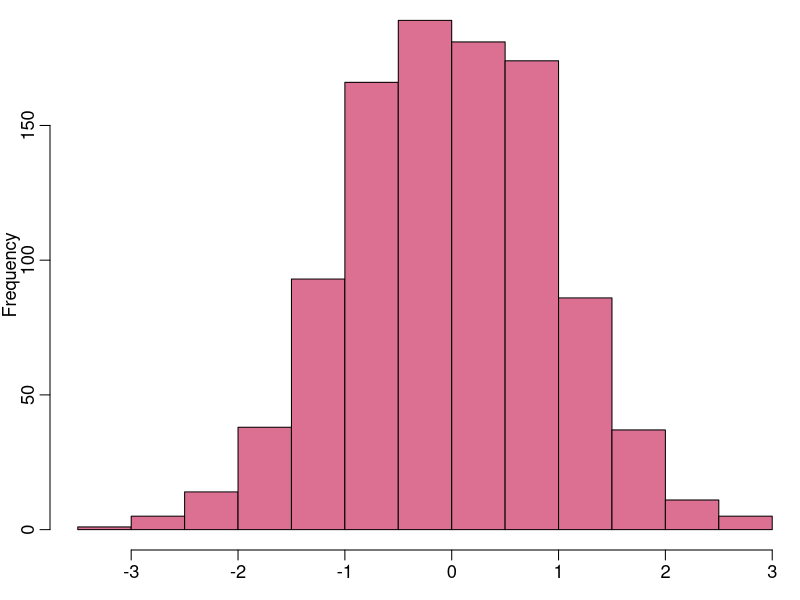
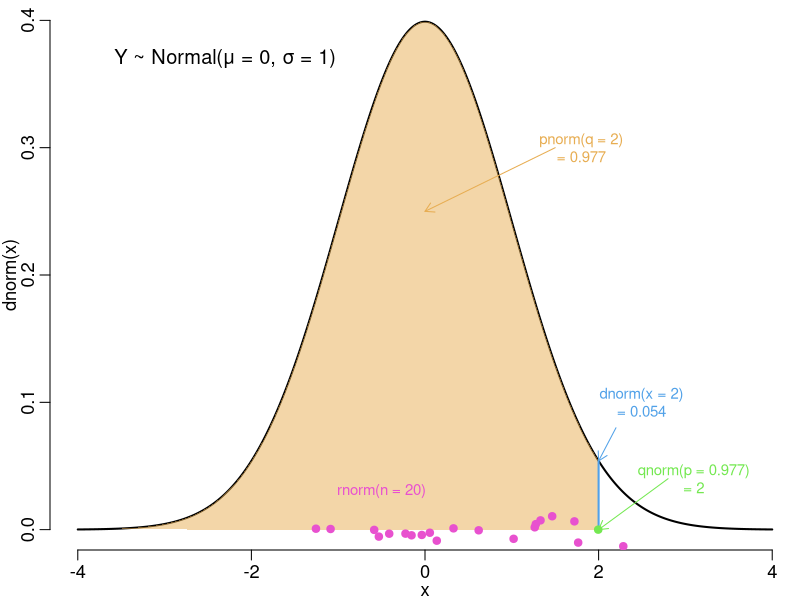
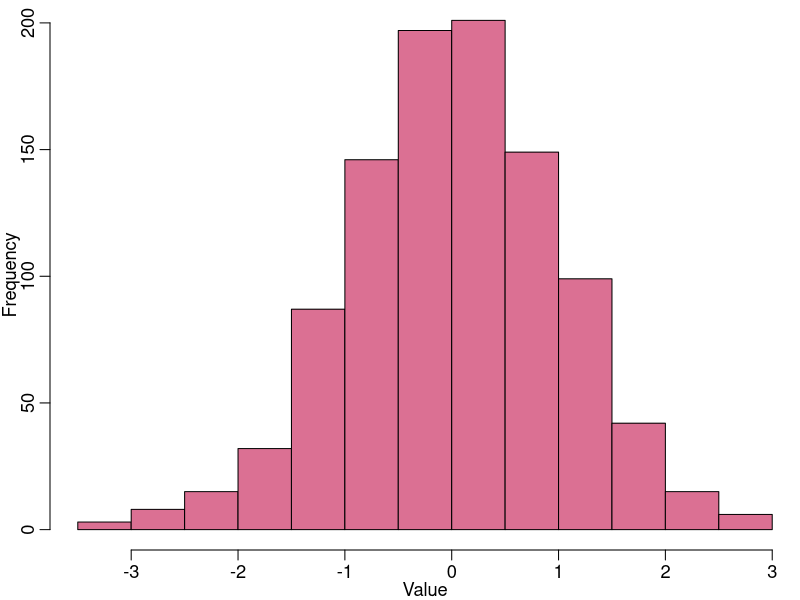
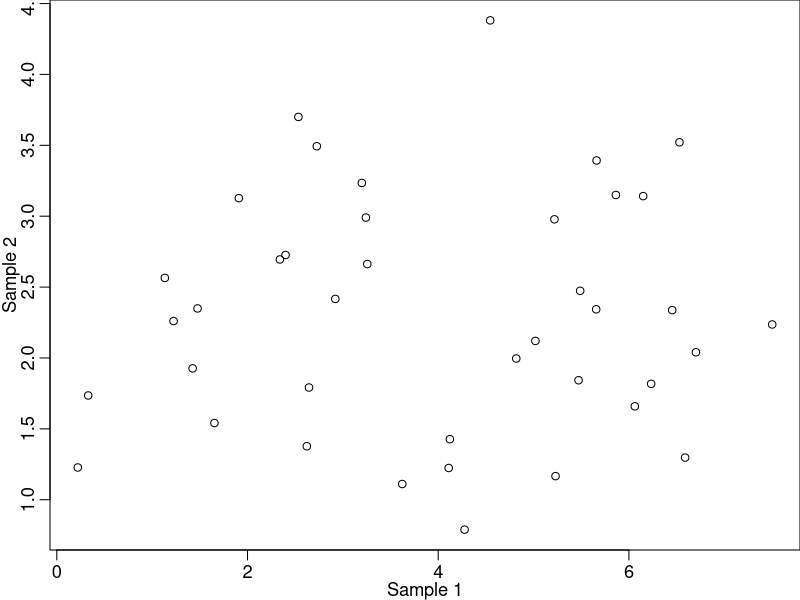
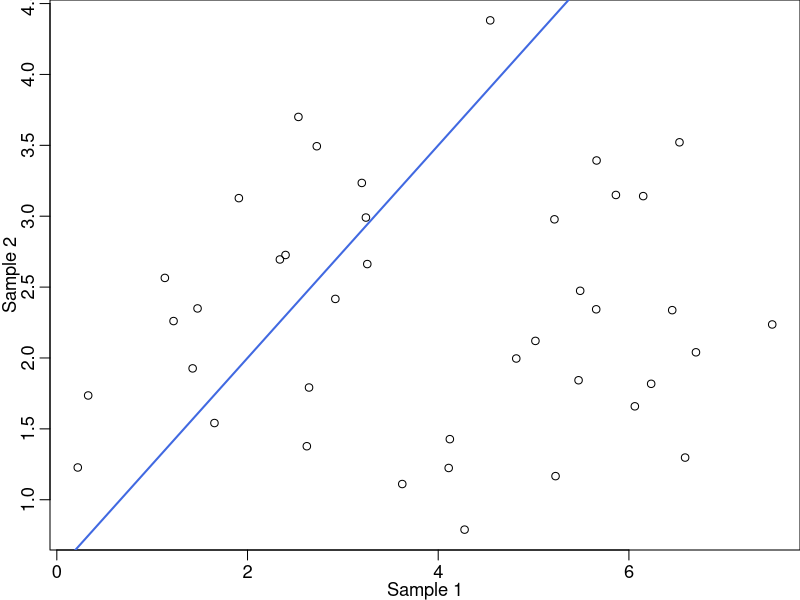
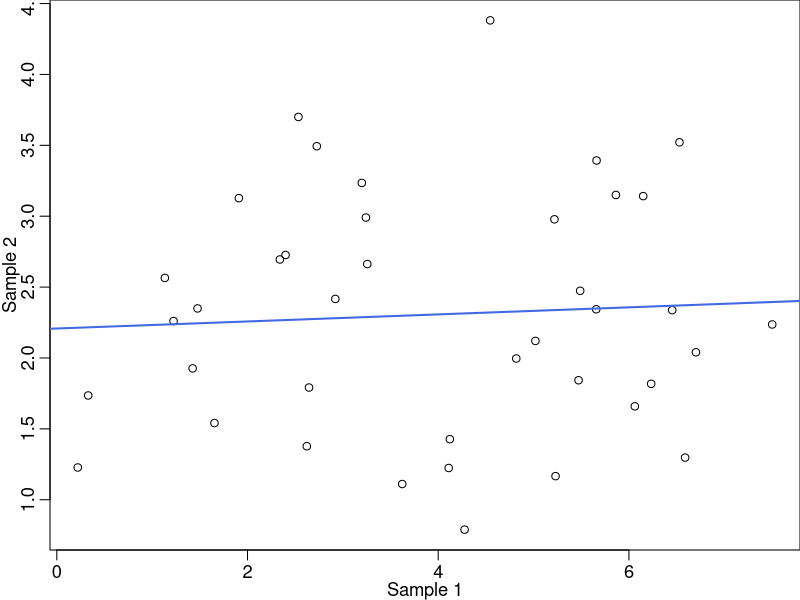
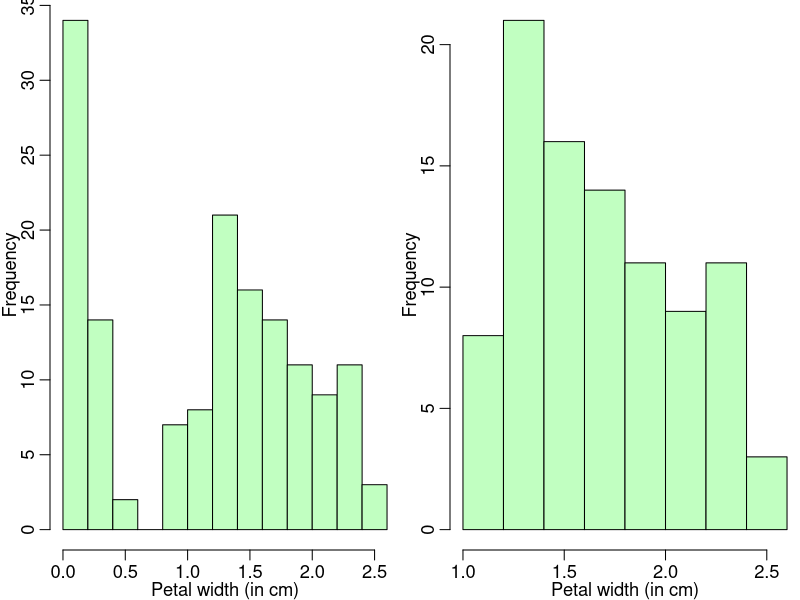

These figures' R source, in order: (Note: this script raises an error after producing the figures.)
## ---- chunk 1
library(knitr)
opts_knit$set(global.par = TRUE)
## ---- chunk 2
1105 / 4
3^2
10 %% 7
## ---- chunk 3
7 == 4
3 > 2
3 < 2 & 7 != 4
## ---- chunk 4
a <- (14 + 185)^2
a
## ---- chunk 5
5 + 5  # this adds five and five 
# 10 + 10 this does not add ten and ten
## ---- chunk 6
a <- 8 * 5
b <- 2 * 10
d <- a * b
d
# this is equivalent to: 
d <- 8 * 5 * 2 * 10
d
## ---- chunk 7
b <- c(3.24, 4.57, 5.03)
b
z <- c(8, 4, 2, 1, 1)
z
## ---- chunk 8
pets <- c("dog", "cat", "bird", "fish")
pets
## ---- chunk 9
# make objects 
a <- sqrt(4 * 7)
b <- c(2, 5)
g <- 19 / 2
# combine
d <- c(a, b, g)
d
## ---- chunk 10
x <- 1:10
x
## ---- chunk 11
x <- seq(from = 0, to = 20, by = 2)
x
## ---- chunk 12
height <- c(76, 72, 74, 74, 78)
height
height[5]  # extract the 5th element in the vector 
## ---- chunk 13
height <- c(76, 72, 74, 74, 78)
height[-1]
height[-c(2, 4)]
## ---- chunk 14
temp <- c(monday = 28.1, tuesday = 28.5, wednesday = 29.0, 
          thursday = 30.1, friday = 30.2)
temp
temp["wednesday"]
temp[3]
## ---- chunk 15
y <- 5:50
y[y <= 10]   # extract elements less than or equal to 10
y[y < 10 & y != 5]   # extract elements less than 10 that are not equal to 5
## ---- chunk 16
seq(1, 10, 1)
seq(from = 1, to = 10, by = 1)
## ---- chunk 17
sum(c(3, 4, 5))
## ---- chunk 18
mean(seq(5, 100, 5))
## ---- chunk 19
x <- seq(5, 100, 5)
# use the vector x as the input to the mean function
mean(x)
## ---- chunk 20
help(mean)
?mean  # same as help(mean) 
??robust  # search for help files containing "robust"
## ---- chunk 21
library(ggplot2)  # no quotation marks needed
require(ggplot2)
## ---- chunk 22
theme_set(theme(plot.margin = unit(c(0, 0, 0, 0), "mm"), plot.background = element_blank(), text = element_text(size = 16)))
## ---- chunk 23
norm <- rnorm(n = 1000, mean = 0, sd = 1)
head(norm)
## ---- chunk 24
par(mfrow = c(1, 1), mar = c(2.5, 2.5, 0, 0), mgp = c(1.5, 0.6, 0), cex.main = 1.1, cex.axis = 1.1, cex.lab = 1.1)
hist(norm, col = "palevioletred", main = "", xlab = "", ylab = "Frequency")
## ---- chunk 25
library(scales)
samp.size <- 1000
sn.quant <- seq(-4, 4, 0.01)
sn.yvals <- dnorm(x = sn.quant)
sn.samp20 <- rnorm(n = 20)
sn.xvals2 <- c(seq(-4, 2, 0.01), 2)
sn.yvals2 <- dnorm(x = sn.xvals2)
sn.yvals2[length(sn.yvals2)] <- 0
sn.d2 <- dnorm(x = 2)
sn.quant2 <- qnorm(p = 0.977)
plot(x = sn.quant, y = sn.yvals, type = "n", xlim = c(-4, 4), ylim = c(0, 0.4), xlab = "x", ylab = "dnorm(x)", bty = "n")
lines(x = sn.quant, y = sn.yvals, type = "l", lwd = 2, col = "#000000")
polygon(x = sn.xvals2, y = sn.yvals2, col = alpha("#E7AD52", 0.5), border = NA)
lines(x = c(2, 2), y = c(0, sn.d2), lwd = 2, col = "#51A1E8")
points(x = sn.samp20, y = rnorm(n = 20, mean = 0, sd = 0.005), cex = 1, pch = 19, col = "#E851CF")
points(x = sn.quant2, y = 0, cex = 1, pch = 19, col = "#74E851")
text(x = -2.3, y = 0.37, labels = "Y ~ Normal(μ = 0, σ = 1)", col = "#000000", cex = 1.2)
text(x = 1.8, y = 0.3, labels = "pnorm(q = 2)\n= 0.977", col = "#E7AD52", cex = 0.9)
text(x = -0.5, y = 0.03, labels = "rnorm(n = 20)", col = "#E851CF", cex = 0.9)
text(x = sn.quant2 + 0.5, y = 0.1, labels = "dnorm(x = 2)\n= 0.054", col = "#51A1E8", cex = 0.9)
text(x = sn.quant2 + 1.1, y = 0.04, labels = "qnorm(p = 0.977)\n= 2", col = "#74E851", cex = 0.9)
arrows(x0 = 1.5, y0 = 0.3, x1 = 0, y1 = 0.25, col = "#E7AD52", lwd = 1, length = 0.1)
arrows(x0 = 2.2, y0 = 0.08, x1 = 2, y1 = sn.d2, col = "#51A1E8", lwd = 1, length = 0.1)
arrows(x0 = 2.8, y0 = 0.04, x1 = 2, y1 = 0, col = "#74E851", lwd = 1, length = 0.1)
## ---- chunk 26
sample <- rnorm(1000)
hist(sample, col = "palevioletred", main = "", xlab = "Value", 
     ylab = "Frequency")
## ---- chunk 27
x <- 1:50
sample(x, size = 20)  # sample without replacement
sample(x, size = 20, replace = TRUE)  # sample with replacement
## ---- chunk 28
# random sample from a normal dist
sample1 <- rnorm(n = 40, mean = 4, sd = 2)
# random sample from a different normal dist
sample2 <- rnorm(n = 40, mean = 2, sd = 1)
plot(x = sample1, y = sample2, xlab = "Sample 1", ylab = "Sample 2")
## ---- chunk 29
plot(sample1, sample2, xlab = "Sample 1", ylab = "Sample 2")
abline(a = 0.5, b = 0.75, lwd = 2, col = "royalblue")
## ---- chunk 30
plot(sample1, sample2, xlab = "Sample 1", ylab = "Sample 2")
abline(lm(sample2 ~ sample1), lwd = 2, col = "royalblue")
## ---- chunk 31
# data frame with measurements of black cherry trees
head(trees)
## ---- chunk 32
head(iris)
## ---- chunk 33
str(iris$Species)
levels(iris$Species)
## ---- chunk 34
exp.df <- data.frame(Individual = 1:4, Treatment = c("D", "C", "D", "C"))
str(exp.df$Treatment)
exp.df$Treatment <- factor(x = exp.df$Treatment, levels = c("D", "C"))
str(exp.df$Treatment)
## ---- chunk 35
head(iris)
## ---- chunk 36
iris[1, 1]  # first row, first column
iris[3, 4]  # third row, fourth column
## ---- chunk 37
iris[2, ]  # subset the entire second row 
iris[, 2]  # subset the entire second column 
## ---- chunk 38
iris[c(5, 7, 9), 1:2]
## ---- chunk 39
iris.p1.sub <- iris[iris$Petal.Width > 1  , ]  
head(iris.p1.sub)
## ---- chunk 40
par(mfrow = c(1, 2))
hist(iris$Petal.Width, col = "darkseagreen1", xlab = "Petal width (in cm)", 
     ylab = "Frequency", main = NULL)
hist(iris.p1.sub$Petal.Width, col = "darkseagreen1", xlab = "Petal width (in cm)", 
     ylab = "Frequency", main = NULL)
par(mfrow = c(1, 1))
## ---- chunk 41
# subset of observations where petal length is equal to 4 cm
iris.p4.sub <- iris[iris$Petal.Length == 4.0,]
head(iris.p4.sub)
## ---- chunk 42
# subset only records from the species Iris versicolor
iris.vers.sub <- iris[iris$Species == "versicolor", ]
head(iris.vers.sub)
## ---- chunk 43
# subset species = versicolor AND petal length greater than 4 cm
iris.sub <- iris[iris$Petal.Length > 4 & iris$Species == "versicolor", ]
head(iris.sub)
## ---- chunk 44
num.df <- data.frame(x = 1:5, y = 6:2)
num.df
## ---- chunk 45
num.df <- data.frame(num.df, z = letters[1:5])
num.df
## ---- chunk 46
num.df$z <- letters[1:5]
num.df
## ---- chunk 47
num.sub <- num.df[, -3]
num.sub
## ---- chunk 48
num.df$z <- NULL
num.df
## ---- chunk 49
num.mat <- matrix(1:9, ncol = 3, nrow = 3)
num.mat
## ---- chunk 50
num.df <- as.data.frame(num.mat)  # convert matrix to df
diag(num.df)  # function fails with df
diag(num.mat)  # works with matrix
## ---- chunk 51
num.mat[2, ]
num.mat[c(2, 3), 2]
## ---- chunk 52
getwd()
## ---- chunk 53
for (i in 1:5) {
    print(i)
}
## ---- chunk 54
test.vec <- seq(0.1, 10, 0.1)  # vector
test.vec[c(2, 6, 9)]  # 1 dimension, no commas
## ---- chunk 55
test.mat <- matrix(data = seq(0.1, 10, 0.1), nrow = 10, ncol = 10)  # matrix
test.mat[6, 6]  # 2 dimensions, 1 comma
test.mat[6, ]
## ---- chunk 56
x <- 1:10
sum(x)  # parentheses call sum() function
(1 + 2) * 3  # parentheses for arithmetic
## ---- chunk 57
for (i in 1:3) {
    print(i)
}
## ---- chunk 58
for (i in 1:4) {
    print(i^2)
}
## ---- chunk 59
x <- 2
for (i in 1:4) {
    x <- x^2
    print(x)
}
## ---- chunk 60
name.vec <- c("Larry", "Curly", "Moe")
for (i in 1:length(name.vec)) {
    print(paste("Hi,", name.vec[i], sep = " "))
}
## ---- chunk 61
# the 1st position in name.vec
name.vec[1]
# combine text and indexed vector
paste("Hi,", name.vec[1], sep = " ") 
## ---- chunk 62
name.vec <- c("Larry", "Curly", "Moe")
for (i in 1:length(name.vec)) {
    print(paste("Hi,", name.vec[i], sep = " "))
}
## ---- chunk 63
for (i in 1:length(name.vec)) {
    paste("Hi,", name.vec[i], sep = " ")
}
## ---- chunk 64
x <- c(1, 2, "blue")
x
typeof(x)
## ---- chunk 65
plant.lst <- list(Mass = seq(0, 0.25, 0.01), Count = 10:20, 
                  Adult = c(TRUE, FALSE, FALSE), 
                  Flower = c("open", "closed", "closed", "open"))
str(plant.lst)
## ---- chunk 66
x <- c(1, 2, 3, 4, 5)
y <- c(3, 6, 8, 10)
test.vec <- c(x, y)  # create a vector
str(test.vec)
test.lst <- list(x, y)  # create a list
str(test.lst)
## ---- chunk 67
test.lst <- list(1:4, c(3.25, 6.75, 8.175, 4.5), 
                 c("apples", "bananas", "oranges", "pears"))
str(test.lst[2])  # returns a list
str(test.lst[[2]])  # returns numbers from list
## ---- chunk 68
test.lst[1] * test.lst[2]  # can't do arithmetic on lists
test.lst[[1]] * test.lst[[2]]  # can do arithmetic on numbers
## ---- chunk 69
test.lst[[2]]  # 2nd element of list 
test.lst[[2]][2]  # 2nd element of 2nd element of list 
## ---- chunk 70
output.vec <- c()  # create an empty vector
x <- rnorm(n = 10, mean = 1, sd = 0.5)
for (i in 1:length(x)) {
    output.vec[i] <- x[i] * 10
}
output.vec
## ---- chunk 71
output.vec <- vector(mode = "numeric", length = 10)
x <- rnorm(n = 10, mean = 1, sd = 0.5)
for (i in 1:length(x)) {
    output.vec[i] <- x[i] * 10
}
output.vec
## ---- chunk 72
if (3 > 2) {
    print("This makes sense")
}
if (3 < 2) {
    print("The world is not how I envisioned")
}
## ---- chunk 73
x <- 1:6
for (i in 1:length(x)) {
    if (x[i] > 3) {
        print(paste(x[i],"is greater than 3"))
    }
    if (x[i] <= 3) {
        print(paste(x[i],"is less than or equal to 3"))
    }
}
## ---- chunk 74
x <- rpois(n = 10, lambda = 1)
output.vec <- vector(mode = "numeric", length = 10)
for (i in 1:length(x)) {
    if (x[i] == 0) {
        output.vec[i] <- -100
    } else {
        output.vec[i] <- x[i]^2
    }
}
output.vec
## ---- chunk 75
x <- 1:8
for (i in 1:length(x)) {
    if (x[i] <= 3) {
        print(paste(x[i],"is less than or equal to 3"))
    } else if (x[i] > 3){
        break
    }
}
## ---- chunk 76
x <- -3:3
for (i in 1:length(x)) {
    if (x[i] <= 0) {
        next
    } else if (x[i] > 0) {
        print(log(x[i]))
    }
}
## ---- chunk 77
M <- matrix(rnorm(9), ncol = 3, nrow = 3)
M
apply(M, 2, median)
## ---- chunk 78
median.vec <- c()
for (i in 1:ncol(M)) {
    median.vec[i] <- median(M[, i])
}
median.vec
## ---- chunk 79
test.lst <- list(1:3, c(1.4, 4.6, 4.2, 2.1), rnorm(4))
sum(test.lst)  # returns an error 
lapply(test.lst, sum)
## ---- chunk 80
# define function
SumTwoValues <- function(x, y) {
    return(x + y)
}
# call function
SumTwoValues(x = 1, y = 3) 
## ---- chunk 81
x <- 2  # x variable defined outside the function
HiddenY <- function() {
    y <- 1  # y variable defined inside the function 
    return(c(x, y))
}
# function looks for x one level above (in global environment)
HiddenY()
## ---- chunk 82
NoReturn <- function(a, b) {
  # x, y, z exist only in function environment
    x <- a + b 
    y <- (a + b)^2
    z <- a / b
}
NoReturn(1, 2)  # doesn't return anything
YesReturn <- function(a, b) {
    x <- a + b 
    y <- (a + b)^2
    z <- a / b
    return(c(x, y, z))
}
YesReturn(1, 2)  # returns x, y, and z
## ---- chunk 83
YesReturn <- function(a, b) {
    x <- a + b 
    y <- (a + b)^2
    z <- a / b
    c(x, y, z)
}
YesReturn(1, 2)
## ---- chunk 84
params <- c(5, 25)
MultAlphaBeta <- function(p) {
    alpha <- p[1]
    beta <- p[2]
    return(alpha * beta)
}
MultAlphaBeta(params)
## ---- chunk 85
subtract <- function(a = 5, b = 2) {
    return(a - b)
}
subtract()
subtract(3, 6)
## ---- chunk 86
ColumnMeans <- function(x) {
  output <- c()
  for (i in 1:ncol(x)) {
    if(class(x[, i]) != "numeric") {
      output[i] <- NA
    }
    if(class(x[, i]) == "numeric") {
      output[i] <- mean(x[, i])
    }
  }
  names(output) <- colnames(x)
  return(output)
}
ColumnMeans(iris)
## ---- chunk 87
library(ggplot2)
ggplot(data = iris, aes(x = Sepal.Length, y = Sepal.Width)) +
    geom_point()
## ---- chunk 88
state.df <- data.frame(state.x77, state.region, state.abb)
state.fig <- ggplot(data = state.df, aes(x = Population, y = Area))
state.fig + geom_point()
## ---- chunk 89
ggplot(data = state.df, aes(x = Population, y = Area)) + geom_point(size = 3)
## ---- chunk 90
ggplot(data = state.df, aes(x = Illiteracy, y = Murder, color = state.region)) + 
    geom_point(size = 2)
## ---- chunk 91
ggplot(data = state.df, aes(x = Life.Exp, y = HS.Grad, color = state.region, shape = state.region)) + 
    geom_point(size = 2)
## ---- chunk 92
d2 <- diamonds[sample(1:nrow(diamonds), 1000), ]
## ---- chunk 93
ggplot(data = d2, aes(x = carat, y = price, color = color)) + geom_point()
## ---- chunk 94
ggplot(iris, aes(x = Species,y = Sepal.Length)) + geom_boxplot()
## ---- chunk 95
ggplot(faithful, aes(x = waiting)) + 
    geom_histogram(binwidth = 8, color = "black", fill = "paleturquoise")
## ---- chunk 96
ggplot(iris, aes(x = Species, y = Sepal.Length)) + 
    geom_bar(stat = "identity", fill = "firebrick1")
## ---- chunk 97
mtcars$cyl <- as.factor(mtcars$cyl)
ggplot(mtcars, aes(x = wt, y = mpg, color = cyl)) + 
    geom_line()
## ---- chunk 98
ggplot(faithful, aes(waiting)) + geom_density(fill = "thistle")
## ---- chunk 99
ggplot(iris, aes(Sepal.Length)) + 
    geom_histogram(fill = "royalblue1") + 
    facet_grid(. ~ Species)
## ---- chunk 100
ggplot(iris, aes(Sepal.Length)) + 
    geom_histogram(fill = "royalblue1") + 
    facet_grid(Species ~ .)
## ---- chunk 101
ggplot(iris, aes(x = Sepal.Length, y = Sepal.Width, color = Species)) + 
    geom_point() + stat_smooth(method = "lm")
## ---- chunk 102
ggplot(data = state.df, aes(x = Population, y = Area, color = state.region)) + 
    geom_point() + scale_y_log10() + scale_x_log10()
## ---- chunk 103
ggplot(data = state.df, aes(x = Population, y = Area, color = state.region)) + 
    geom_point() + 
    scale_y_log10() + scale_x_log10() + 
    scale_color_manual(values = c(`South` = "palegreen3", `Northeast` = "palevioletred3", `West` = "peachpuff3", `North Central` = "paleturquoise3"), name = "Region")
## ---- chunk 104
ggplot(data = state.df, aes(x = Life.Exp, y = HS.Grad, color = state.region, shape = state.region)) +
    geom_point(size = 2) + 
    labs(x = "Life expectancy (years)", y = "High school graduation (%)")
## ---- chunk 105
ggplot(data = state.df, aes(x = Life.Exp, y = HS.Grad, color = state.region, shape = state.region)) +
    geom_text(aes(label = state.abb), size = 4) +
    labs(x = "Life expectancy (years)", y = "High school graduation (%)")
## ---- chunk 106
ggplot(iris, aes(x = Sepal.Length, y = Sepal.Width, color = Species)) + 
    geom_point() + 
    theme_classic() +
    theme(text = element_text(family = "Serif", size = 14))
## ---- chunk 107
ggplot(iris, aes(x = Sepal.Length, y = Sepal.Width, color = Species)) + 
    geom_point() + 
    theme_bw() +
    theme(axis.line = element_line(color = "deeppink"))
## ---- chunk 108
xvar <- rnorm(100)
yvar <- rnorm(100)
df <- data.frame(xvar, yvar)  # coerce to data frame 
ggplot(df, aes(xvar, yvar)) + geom_point()
## ---- chunk 109
spp.df.wide <- data.frame(SpeciesA = rnorm(100, 50, 1), SpeciesB = rnorm(100, 75, 5), 
                          SpeciesC = rnorm(100, 20, 0.5), SpeciesD = rnorm(100, 25, 0.75))
## ---- chunk 110
head(spp.df.wide)
dim(spp.df.wide)
## ---- chunk 111
spp.df.long <- data.frame(Species = rep(c("A", "B", "C", "D"), 100), Mass = rnorm(400, 75, 5))
## ---- chunk 112
head(spp.df.long)
dim(spp.df.long)
## ---- chunk 113
# make some fake wide-format data
test.df.wide <- data.frame(A = rnorm(100, 50, 6),
                           B = rnorm(100, 75, 5), 
                           C = rnorm(100, 50, 4),
                           D = rnorm(100, 55, 3))
head(test.df.wide)
## ---- chunk 114
library(reshape2)
test.df.long <- melt(data = test.df.wide,
                     variable.name = "Species",
                     value.name = "Mass")
head(test.df.long)
## ---- chunk 115
ggplot(test.df.long, aes(x = Mass)) + 
    facet_grid(. ~ Species) + 
    geom_histogram(bins = 20, fill = "lightsalmon1")
